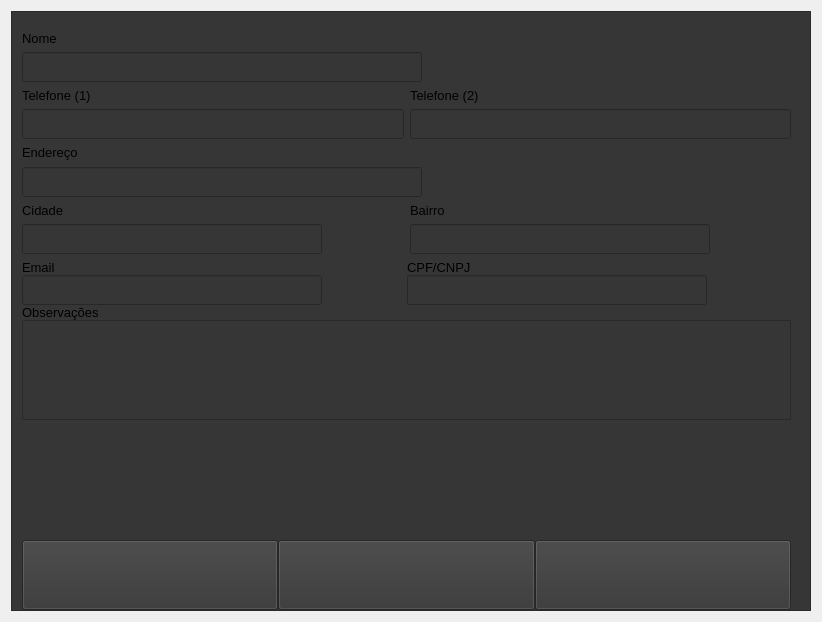
        <widget class="QWidget" name="add_provider">
         <layout class="QHBoxLayout" name="horizontalLayout_48">
          <item>
           <widget class="QFrame" name="frame_15">
            <property name="sizePolicy">
             <sizepolicy hsizetype="Maximum" vsizetype="Maximum">
              <horstretch>0</horstretch>
              <verstretch>0</verstretch>
             </sizepolicy>
            </property>
            <property name="minimumSize">
             <size>
              <width>800</width>
              <height>600</height>
             </size>
            </property>
            <property name="styleSheet">
             <string notr="true">background-color: rgb(54, 54, 54);</string>
            </property>
            <property name="frameShape">
             <enum>QFrame::StyledPanel</enum>
            </property>
            <property name="frameShadow">
             <enum>QFrame::Raised</enum>
            </property>
            <layout class="QGridLayout" name="gridLayout_9">
             <property name="leftMargin">
              <number>10</number>
             </property>
             <property name="topMargin">
              <number>19</number>
             </property>
             <property name="rightMargin">
              <number>19</number>
             </property>
             <property name="bottomMargin">
              <number>0</number>
             </property>
             <item row="6" column="0">
              <layout class="QVBoxLayout" name="verticalLayout_59">
               <property name="spacing">
                <number>0</number>
               </property>
               <property name="topMargin">
                <number>0</number>
               </property>
               <property name="rightMargin">
                <number>0</number>
               </property>
               <item>
                <layout class="QVBoxLayout" name="verticalLayout_79">
                 <item>
                  <layout class="QHBoxLayout" name="horizontalLayout_68">
                   <item>
                    <widget class="QLabel" name="label_80">
                     <property name="font">
                      <font>
                       <pointsize>10</pointsize>
                      </font>
                     </property>
                     <property name="text">
                      <string>Email</string>
                     </property>
                    </widget>
                   </item>
                   <item>
                    <widget class="QLabel" name="label_81">
                     <property name="font">
                      <font>
                       <pointsize>10</pointsize>
                      </font>
                     </property>
                     <property name="text">
                      <string>CPF/CNPJ</string>
                     </property>
                    </widget>
                   </item>
                  </layout>
                 </item>
                 <item>
                  <layout class="QHBoxLayout" name="horizontalLayout_69">
                   <item alignment="Qt::AlignLeft">
                    <widget class="QLineEdit" name="email_2">
                     <property name="sizePolicy">
                      <sizepolicy hsizetype="Maximum" vsizetype="Fixed">
                       <horstretch>0</horstretch>
                       <verstretch>0</verstretch>
                      </sizepolicy>
                     </property>
                     <property name="minimumSize">
                      <size>
                       <width>300</width>
                       <height>30</height>
                      </size>
                     </property>
                     <property name="font">
                      <font>
                       <pointsize>10</pointsize>
                      </font>
                     </property>
                    </widget>
                   </item>
                   <item alignment="Qt::AlignLeft">
                    <widget class="QLineEdit" name="cpf_2">
                     <property name="sizePolicy">
                      <sizepolicy hsizetype="Maximum" vsizetype="Fixed">
                       <horstretch>0</horstretch>
                       <verstretch>0</verstretch>
                      </sizepolicy>
                     </property>
                     <property name="minimumSize">
                      <size>
                       <width>300</width>
                       <height>30</height>
                      </size>
                     </property>
                     <property name="font">
                      <font>
                       <pointsize>10</pointsize>
                      </font>
                     </property>
                    </widget>
                   </item>
                  </layout>
                 </item>
                </layout>
               </item>
               <item>
                <widget class="QLabel" name="label_26">
                 <property name="sizePolicy">
                  <sizepolicy hsizetype="Preferred" vsizetype="Fixed">
                   <horstretch>0</horstretch>
                   <verstretch>0</verstretch>
                  </sizepolicy>
                 </property>
                 <property name="font">
                  <font>
                   <pointsize>10</pointsize>
                  </font>
                 </property>
                 <property name="text">
                  <string>&lt;html&gt;&lt;head/&gt;&lt;body&gt;&lt;p&gt;Observações&lt;/p&gt;&lt;/body&gt;&lt;/html&gt;</string>
                 </property>
                 <property name="textFormat">
                  <enum>Qt::AutoText</enum>
                 </property>
                 <property name="scaledContents">
                  <bool>false</bool>
                 </property>
                 <property name="indent">
                  <number>-1</number>
                 </property>
                </widget>
               </item>
               <item>
                <widget class="QTextEdit" name="obs_provider">
                 <property name="sizePolicy">
                  <sizepolicy hsizetype="Preferred" vsizetype="Fixed">
                   <horstretch>0</horstretch>
                   <verstretch>0</verstretch>
                  </sizepolicy>
                 </property>
                 <property name="minimumSize">
                  <size>
                   <width>0</width>
                   <height>100</height>
                  </size>
                 </property>
                 <property name="maximumSize">
                  <size>
                   <width>16777215</width>
                   <height>100</height>
                  </size>
                 </property>
                 <property name="font">
                  <font>
                   <pointsize>12</pointsize>
                  </font>
                 </property>
                </widget>
               </item>
               <item>
                <spacer name="verticalSpacer_4">
                 <property name="orientation">
                  <enum>Qt::Vertical</enum>
                 </property>
                 <property name="sizeHint" stdset="0">
                  <size>
                   <width>20</width>
                   <height>40</height>
                  </size>
                 </property>
                </spacer>
               </item>
               <item>
                <layout class="QHBoxLayout" name="horizontalLayout_56">
                 <item>
                  <widget class="QPushButton" name="cancel_provider">
                   <property name="sizePolicy">
                    <sizepolicy hsizetype="Minimum" vsizetype="Fixed">
                     <horstretch>0</horstretch>
                     <verstretch>0</verstretch>
                    </sizepolicy>
                   </property>
                   <property name="minimumSize">
                    <size>
                     <width>150</width>
                     <height>70</height>
                    </size>
                   </property>
                   <property name="font">
                    <font>
                     <pointsize>10</pointsize>
                    </font>
                   </property>
                   <property name="text">
                    <string/>
                   </property>
                   <property name="icon">
                    <iconset>
                     <normaloff>:/Icons/apagar.png</normaloff>:/Icons/apagar.png</iconset>
                   </property>
                   <property name="iconSize">
                    <size>
                     <width>32</width>
                     <height>32</height>
                    </size>
                   </property>
                  </widget>
                 </item>
                 <item>
                  <widget class="QPushButton" name="save_provider">
                   <property name="sizePolicy">
                    <sizepolicy hsizetype="Minimum" vsizetype="Fixed">
                     <horstretch>0</horstretch>
                     <verstretch>0</verstretch>
                    </sizepolicy>
                   </property>
                   <property name="minimumSize">
                    <size>
                     <width>150</width>
                     <height>70</height>
                    </size>
                   </property>
                   <property name="font">
                    <font>
                     <pointsize>10</pointsize>
                    </font>
                   </property>
                   <property name="text">
                    <string/>
                   </property>
                   <property name="icon">
                    <iconset>
                     <normaloff>:/Icons/add_cliente.png</normaloff>:/Icons/add_cliente.png</iconset>
                   </property>
                   <property name="iconSize">
                    <size>
                     <width>32</width>
                     <height>32</height>
                    </size>
                   </property>
                  </widget>
                 </item>
                 <item>
                  <widget class="QPushButton" name="back_provider">
                   <property name="sizePolicy">
                    <sizepolicy hsizetype="Minimum" vsizetype="Fixed">
                     <horstretch>0</horstretch>
                     <verstretch>0</verstretch>
                    </sizepolicy>
                   </property>
                   <property name="minimumSize">
                    <size>
                     <width>150</width>
                     <height>70</height>
                    </size>
                   </property>
                   <property name="font">
                    <font>
                     <pointsize>10</pointsize>
                    </font>
                   </property>
                   <property name="text">
                    <string/>
                   </property>
                   <property name="icon">
                    <iconset>
                     <normaloff>:/Icons/back.png</normaloff>:/Icons/back.png</iconset>
                   </property>
                   <property name="iconSize">
                    <size>
                     <width>32</width>
                     <height>32</height>
                    </size>
                   </property>
                  </widget>
                 </item>
                </layout>
               </item>
              </layout>
             </item>
             <item row="3" column="0">
              <layout class="QVBoxLayout" name="verticalLayout_78">
               <item>
                <layout class="QHBoxLayout" name="horizontalLayout_66">
                 <item>
                  <widget class="QLabel" name="label_77">
                   <property name="sizePolicy">
                    <sizepolicy hsizetype="Preferred" vsizetype="Preferred">
                     <horstretch>0</horstretch>
                     <verstretch>0</verstretch>
                    </sizepolicy>
                   </property>
                   <property name="font">
                    <font>
                     <pointsize>10</pointsize>
                    </font>
                   </property>
                   <property name="text">
                    <string>Cidade</string>
                   </property>
                  </widget>
                 </item>
                 <item>
                  <widget class="QLabel" name="label_79">
                   <property name="sizePolicy">
                    <sizepolicy hsizetype="Preferred" vsizetype="Preferred">
                     <horstretch>0</horstretch>
                     <verstretch>0</verstretch>
                    </sizepolicy>
                   </property>
                   <property name="font">
                    <font>
                     <pointsize>10</pointsize>
                    </font>
                   </property>
                   <property name="text">
                    <string>Bairro</string>
                   </property>
                  </widget>
                 </item>
                </layout>
               </item>
               <item>
                <layout class="QHBoxLayout" name="horizontalLayout_67">
                 <item alignment="Qt::AlignLeft">
                  <widget class="QLineEdit" name="cdd_2">
                   <property name="sizePolicy">
                    <sizepolicy hsizetype="Maximum" vsizetype="Fixed">
                     <horstretch>0</horstretch>
                     <verstretch>0</verstretch>
                    </sizepolicy>
                   </property>
                   <property name="minimumSize">
                    <size>
                     <width>300</width>
                     <height>30</height>
                    </size>
                   </property>
                   <property name="font">
                    <font>
                     <pointsize>10</pointsize>
                    </font>
                   </property>
                  </widget>
                 </item>
                 <item alignment="Qt::AlignLeft">
                  <widget class="QLineEdit" name="brr_2">
                   <property name="sizePolicy">
                    <sizepolicy hsizetype="Maximum" vsizetype="Fixed">
                     <horstretch>0</horstretch>
                     <verstretch>0</verstretch>
                    </sizepolicy>
                   </property>
                   <property name="minimumSize">
                    <size>
                     <width>300</width>
                     <height>30</height>
                    </size>
                   </property>
                   <property name="font">
                    <font>
                     <pointsize>10</pointsize>
                    </font>
                   </property>
                  </widget>
                 </item>
                </layout>
               </item>
              </layout>
             </item>
             <item row="1" column="0">
              <layout class="QHBoxLayout" name="horizontalLayout_45">
               <item>
                <layout class="QVBoxLayout" name="verticalLayout_60">
                 <item>
                  <widget class="QLabel" name="label_19">
                   <property name="font">
                    <font>
                     <pointsize>10</pointsize>
                    </font>
                   </property>
                   <property name="text">
                    <string>&lt;html&gt;&lt;head/&gt;&lt;body&gt;&lt;p&gt;&lt;span style=&quot; font-size:10pt;&quot;&gt;Telefone (1)&lt;/span&gt;&lt;/p&gt;&lt;/body&gt;&lt;/html&gt;</string>
                   </property>
                  </widget>
                 </item>
                 <item>
                  <widget class="QLineEdit" name="tel1_provider">
                   <property name="sizePolicy">
                    <sizepolicy hsizetype="Expanding" vsizetype="Fixed">
                     <horstretch>0</horstretch>
                     <verstretch>0</verstretch>
                    </sizepolicy>
                   </property>
                   <property name="minimumSize">
                    <size>
                     <width>0</width>
                     <height>30</height>
                    </size>
                   </property>
                   <property name="font">
                    <font>
                     <pointsize>10</pointsize>
                    </font>
                   </property>
                  </widget>
                 </item>
                </layout>
               </item>
               <item>
                <layout class="QVBoxLayout" name="verticalLayout_63">
                 <item>
                  <widget class="QLabel" name="label_20">
                   <property name="font">
                    <font>
                     <pointsize>10</pointsize>
                    </font>
                   </property>
                   <property name="text">
                    <string>&lt;html&gt;&lt;head/&gt;&lt;body&gt;&lt;p&gt;&lt;span style=&quot; font-size:10pt;&quot;&gt;Telefone (2)&lt;/span&gt;&lt;/p&gt;&lt;/body&gt;&lt;/html&gt;</string>
                   </property>
                  </widget>
                 </item>
                 <item>
                  <widget class="QLineEdit" name="tel2_provider">
                   <property name="sizePolicy">
                    <sizepolicy hsizetype="Expanding" vsizetype="Fixed">
                     <horstretch>0</horstretch>
                     <verstretch>0</verstretch>
                    </sizepolicy>
                   </property>
                   <property name="minimumSize">
                    <size>
                     <width>0</width>
                     <height>30</height>
                    </size>
                   </property>
                   <property name="font">
                    <font>
                     <pointsize>10</pointsize>
                    </font>
                   </property>
                  </widget>
                 </item>
                </layout>
               </item>
              </layout>
             </item>
             <item row="2" column="0">
              <layout class="QHBoxLayout" name="horizontalLayout_47">
               <item>
                <layout class="QVBoxLayout" name="verticalLayout_57">
                 <property name="spacing">
                  <number>7</number>
                 </property>
                 <property name="topMargin">
                  <number>0</number>
                 </property>
                 <item alignment="Qt::AlignLeft">
                  <widget class="QLabel" name="label_18">
                   <property name="sizePolicy">
                    <sizepolicy hsizetype="Preferred" vsizetype="Preferred">
                     <horstretch>0</horstretch>
                     <verstretch>0</verstretch>
                    </sizepolicy>
                   </property>
                   <property name="font">
                    <font>
                     <pointsize>10</pointsize>
                    </font>
                   </property>
                   <property name="text">
                    <string>&lt;html&gt;&lt;head/&gt;&lt;body&gt;&lt;p&gt;&lt;span style=&quot; font-size:10pt;&quot;&gt;Endereço&lt;/span&gt;&lt;/p&gt;&lt;/body&gt;&lt;/html&gt;</string>
                   </property>
                  </widget>
                 </item>
                 <item alignment="Qt::AlignLeft|Qt::AlignBottom">
                  <widget class="QLineEdit" name="end_provider">
                   <property name="sizePolicy">
                    <sizepolicy hsizetype="Maximum" vsizetype="Fixed">
                     <horstretch>0</horstretch>
                     <verstretch>0</verstretch>
                    </sizepolicy>
                   </property>
                   <property name="minimumSize">
                    <size>
                     <width>400</width>
                     <height>30</height>
                    </size>
                   </property>
                   <property name="maximumSize">
                    <size>
                     <width>16777215</width>
                     <height>40</height>
                    </size>
                   </property>
                   <property name="font">
                    <font>
                     <pointsize>10</pointsize>
                    </font>
                   </property>
                  </widget>
                 </item>
                </layout>
               </item>
              </layout>
             </item>
             <item row="0" column="0">
              <layout class="QVBoxLayout" name="verticalLayout_37">
               <property name="topMargin">
                <number>0</number>
               </property>
               <item>
                <widget class="QLabel" name="label_17">
                 <property name="sizePolicy">
                  <sizepolicy hsizetype="Preferred" vsizetype="Maximum">
                   <horstretch>0</horstretch>
                   <verstretch>0</verstretch>
                  </sizepolicy>
                 </property>
                 <property name="font">
                  <font>
                   <pointsize>10</pointsize>
                  </font>
                 </property>
                 <property name="text">
                  <string>&lt;html&gt;&lt;head/&gt;&lt;body&gt;&lt;p&gt;Nome &lt;/p&gt;&lt;/body&gt;&lt;/html&gt;</string>
                 </property>
                </widget>
               </item>
               <item>
                <widget class="QLineEdit" name="nome_provider">
                 <property name="sizePolicy">
                  <sizepolicy hsizetype="Maximum" vsizetype="Fixed">
                   <horstretch>0</horstretch>
                   <verstretch>44</verstretch>
                  </sizepolicy>
                 </property>
                 <property name="minimumSize">
                  <size>
                   <width>400</width>
                   <height>30</height>
                  </size>
                 </property>
                 <property name="sizeIncrement">
                  <size>
                   <width>0</width>
                   <height>0</height>
                  </size>
                 </property>
                 <property name="font">
                  <font>
                   <pointsize>10</pointsize>
                   <kerning>true</kerning>
                  </font>
                 </property>
                 <property name="styleSheet">
                  <string notr="true"/>
                 </property>
                 <property name="frame">
                  <bool>true</bool>
                 </property>
                 <property name="clearButtonEnabled">
                  <bool>false</bool>
                 </property>
                </widget>
               </item>
              </layout>
             </item>
             <item row="6" column="1">
              <layout class="QVBoxLayout" name="verticalLayout_61"/>
             </item>
            </layout>
           </widget>
          </item>
         </layout>
        </widget>
